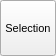
<?xml version="1.0" encoding="UTF-8"?>
<ui version="4.0">
 <class>TransmutePopup</class>
 <widget class="QWidget" name="TransmutePopup">
  <property name="geometry">
   <rect>
    <x>0</x>
    <y>0</y>
    <width>94</width>
    <height>56</height>
   </rect>
  </property>
  <property name="sizePolicy">
   <sizepolicy hsizetype="Minimum" vsizetype="Minimum">
    <horstretch>0</horstretch>
    <verstretch>0</verstretch>
   </sizepolicy>
  </property>
  <property name="baseSize">
   <size>
    <width>56</width>
    <height>56</height>
   </size>
  </property>
  <property name="font">
   <font>
    <pointsize>8</pointsize>
   </font>
  </property>
  <property name="windowTitle">
   <string>Transmute Popup</string>
  </property>
  <layout class="QVBoxLayout" name="verticalLayout">
   <property name="spacing">
    <number>2</number>
   </property>
   <property name="sizeConstraint">
    <enum>QLayout::SetFixedSize</enum>
   </property>
   <property name="margin">
    <number>0</number>
   </property>
   <item>
    <widget class="QToolButton" name="TransmuteSelectionButton">
     <property name="minimumSize">
      <size>
       <width>56</width>
       <height>56</height>
      </size>
     </property>
     <property name="maximumSize">
      <size>
       <width>56</width>
       <height>56</height>
      </size>
     </property>
     <property name="toolTip">
      <string>Transmute all atoms in the current selection</string>
     </property>
     <property name="text">
      <string>Selection</string>
     </property>
     <property name="icon">
      <iconset resource="icons.qrc">
       <normaloff>:/build/icons/build_transmutesel.svg</normaloff>:/build/icons/build_transmutesel.svg</iconset>
     </property>
     <property name="iconSize">
      <size>
       <width>30</width>
       <height>30</height>
      </size>
     </property>
     <property name="checkable">
      <bool>false</bool>
     </property>
     <property name="autoExclusive">
      <bool>false</bool>
     </property>
     <property name="toolButtonStyle">
      <enum>Qt::ToolButtonTextUnderIcon</enum>
     </property>
     <property name="autoRaise">
      <bool>false</bool>
     </property>
    </widget>
   </item>
  </layout>
 </widget>
 <resources>
  <include location="icons.qrc"/>
 </resources>
 <connections/>
</ui>
